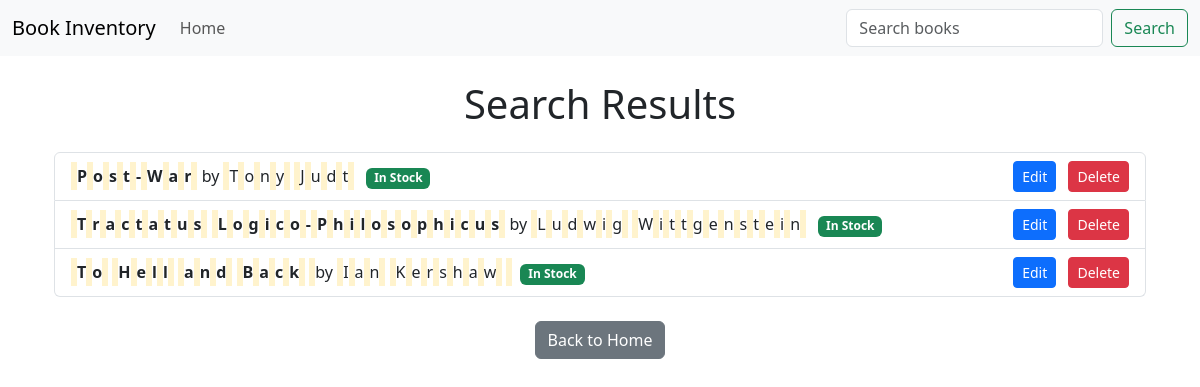
Before: /search with the older database file.
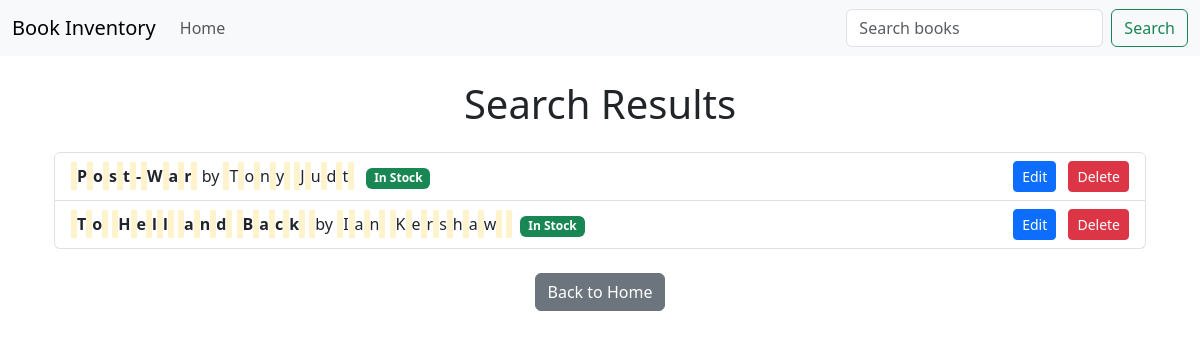
After: the same page with the newer database file.
### models/book.py (models this page shows)
class Book(db.Model):
    __tablename__ = 'books'
    id = db.Column(db.Integer, primary_key=True)
    title = db.Column(db.String(255), nullable=False)
    author = db.Column(db.String(255), nullable=False)
    genre_id = db.Column(db.Integer, db.ForeignKey(
        'genres.id'), nullable=False)
    stock = db.Column(db.Integer, default=1, nullable=False)
    __table_args__ = (UniqueConstraint('title', 'author',
                      'genre_id', name='unique_book_per_genre'),)

### app.py (the view)
@app.route('/search', methods=['GET'])
def search():
    query = request.args.get('q', '')
    books = Book.query.filter(Book.title.ilike(
        f'%{query}%') | Book.author.ilike(f'%{query}%')).all()
    return render_template('search_results.html', books=books, query=query)

### templates/search_results.html
{% extends 'layout.html' %} {% block body %}
<div class="container my-4">
  <h1 class="text-center mb-4">Search Results</h1>
  {% if books %}
  <ul class="list-group">
    {% for book in books %}
    <li
      class="list-group-item d-flex justify-content-between align-items-center"
    >
      <div>
        <strong>
          {{ book.title | replace(query, '<mark>' + query + '</mark>') | safe }}
        </strong>
        by {{ book.author | replace(query, '<mark>' + query + '</mark>') | safe
        }}
        <span
          class="badge {% if book.stock > 0 %}bg-success{% else %}bg-danger{% endif %} ms-2"
        >
          {% if book.stock > 0 %}In Stock{% else %}Out of Stock{% endif %}
        </span>
      </div>
      <div>
        <a
          href="{{ url_for('edit_book', book_id=book.id) }}"
          class="btn btn-sm btn-primary me-2"
        >
          Edit
        </a>
        <form
          action="{{ url_for('delete_book', book_id=book.id) }}"
          method="POST"
          style="display: inline"
        >
          <button
            type="submit"
            class="btn btn-sm btn-danger"
            onclick="return confirm('Are you sure you want to delete this book?');"
          >
            Delete
          </button>
        </form>
      </div>
    </li>
    {% endfor %}
  </ul>
  {% else %}
  <div class="alert alert-warning text-center" role="alert">
    No books found for your search query: <strong>{{ query }}</strong>.
  </div>
  {% endif %}
  <div class="mt-4 text-center">
    <a href="{{ url_for('index') }}" class="btn btn-secondary">Back to Home</a>
  </div>
</div>
{% endblock %}

Changed rows visible on the page:
removed Book: title "T r a c t a t u s L o g i c o - P h i l o s o p h i c u s", author "L u d w i g W i t t g e n s t e i n", stock "In Stock"
